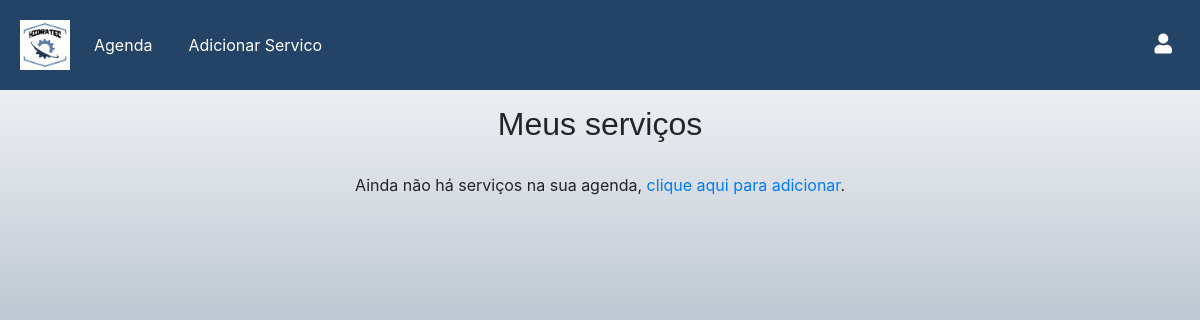
Before: / with the older database file.
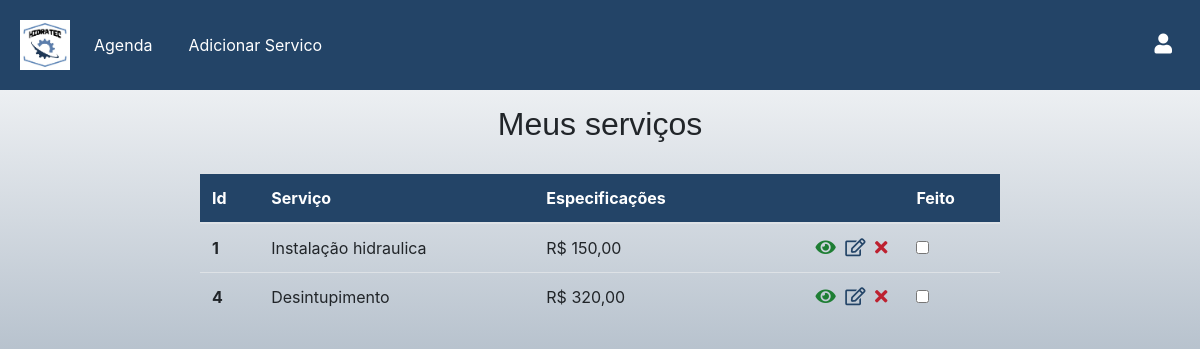
After: the same page with the newer database file.
### tables this page shows
CREATE TABLE `servico` (
  `id` int(11) NOT NULL,
  `name` varchar(255) DEFAULT NULL,
  `valor` varchar(20) DEFAULT NULL,
  `observations` text DEFAULT NULL
);

### config/url.php (called while the page is built)
<?php
  $BASE_URL = "http://" . $_SERVER['SERVER_NAME'] . dirname($_SERVER['REQUEST_URI'] . '?') . '/';

### config/process.php (called while the page is built, shortened)
<?php
  include_once("connection.php");
  include_once("url.php");
  $data = $_POST;
  if(!empty($data)) {
    if($data["type"] === "create") {
      $name = $data["name"];
      $valor = $data["valor"];
      $observations = $data["observations"];
      $query = "INSERT INTO servico (name, valor, observations) VALUES (:name, :valor, :observations)";
      $stmt = $conn->prepare($query);
      $stmt->bindParam(":name", $name);
      $stmt->bindParam(":valor", $valor);
      $stmt->bindParam(":observations", $observations);
      try {
        $stmt->execute();
        $_SESSION["msg"] = "Serviço foi criado com sucesso!";
      } catch(PDOException $e) {
        $error = $e->getMessage();
        echo "Erro: $error";
      }
    } else if($data["type"] === "edit") {
      $name = $data["name"];
      $valor = $data["valor"];
      $observations = $data["observations"];
      $id = $data["id"];
      $query = "UPDATE servico
                SET name = :name, valor = :valor, observations = :observations
                WHERE id = :id";
      $stmt = $conn->prepare($query);
      $stmt->bindParam(":name", $name);
      $stmt->bindParam(":valor", $valor);
      $stmt->bindParam(":observations", $observations);
      $stmt->bindParam(":id", $id);
      try {
        $stmt->execute();
        $_SESSION["msg"] = "Serviço atualizado com sucesso!";
      } catch(PDOException $e) {
        $error = $e->getMessage();
        echo "Erro: $error";
      }
    } else if($data["type"] === "delete") {
      $id = $data["id"];
      $query = "DELETE FROM servico WHERE id = :id";
      $stmt = $conn->prepare($query);
      $stmt->bindParam(":id", $id);
      try {
        $stmt->execute();
        $_SESSION["msg"] = "Serviço foi removido com sucesso!";
      } catch(PDOException $e) {
        $error = $e->getMessage();
        echo "Erro: $error";
      }
    }
    header("Location:" . $BASE_URL . "../index.php");
  } else {
    if(!empty($id)) {
      $query = "SELECT * FROM servico WHERE id = :id";
      $stmt = $conn->prepare($query);
      $stmt->bindParam(":id", $id);
      $stmt->execute();
      $servico = $stmt->fetch();
    } else {
      $query = "SELECT * FROM servico";
      $stmt = $conn->prepare($query);
      $stmt->execute();
      $servico = $stmt->fetchAll();
    }
  }

### index.php (the view, shortened to what this page needs)
<?php
  include_once("templates/header.php");
?>
  <div class="container">
    <h1 id="main-title">Meus serviços</h1>
    <?php if(count($servico) > 0): ?>
      <table class="table" id="servico-table">
        <thead>
          <tr>
            <th scope="col">Id</th>
            <th scope="col">Serviço</th>
            <th scope="col">Especificações</th>
            <th scope="col"></th>
            <th scope="col">Feito</th>
          </tr>
        </thead>
        <tbody>
          <?php foreach($servico as $serv): ?>
            <tr>
              <td scope="row" class="col-id"><?= $serv["id"] ?></td>
              <td scope="row"><?= $serv["name"] ?></td>
              <td scope="row"><?= $serv["valor"] ?></td>
              <td class="actions">
                <a href="<?= $BASE_URL ?>show.php?id=<?= $serv["id"] ?>"><i class="fas fa-eye check-icon"></i></a>
                <a href="<?= $BASE_URL ?>edit.php?id=<?= $serv["id"] ?>"><i class="far fa-edit edit-icon"></i></a>
                <form class="delete-form" action="<?= $BASE_URL ?>/config/process.php" method="POST">
                  <button type="submit" class="delete-btn"><i class="fas fa-times delete-icon"></i></button>
                </form>
              </td>
              <td>
                <input type="checkbox" class="mark-done">
              </td>
            </tr>
          <?php endforeach; ?>
        </tbody>
      </table>
    <?php else: ?>
      <p id="empty-list-text">Ainda não há serviços na sua agenda, <a href="<?= $BASE_URL ?>create.php">clique aqui para adicionar</a>.</p>
    <?php endif; ?>
  </div>
<?php
  include_once("templates/footer.php");
?>

### templates/header.php (shortened to what this page needs)
<?php
  include_once("config/url.php");
  include_once("config/process.php");
?>
<!DOCTYPE html>
<html lang="en">
<head>
  <link rel="stylesheet" href="https://cdnjs.cloudflare.com/ajax/libs/twitter-bootstrap/4.5.3/css/bootstrap.min.css" />
  <link rel="stylesheet" href="https://cdnjs.cloudflare.com/ajax/libs/font-awesome/5.15.1/css/all.min.css" />
  <link rel="stylesheet" href="<?= $BASE_URL ?>css/styles.css">
</head>
<body>
<header>
  <nav class="navbar navbar-expand-lg custom-navbar">
    <a class="navbar-brand" href="<?= $BASE_URL ?>index.php">
      <img src="<?= $BASE_URL ?>img/hidratec.jpg" alt="Agenda">
    </a>
    <div class="navbar-nav me-auto">
      <a class="nav-link active" id="home-link" href="<?= $BASE_URL ?>index.php">Agenda</a>
      <a class="nav-link active" href="<?= $BASE_URL ?>create.php">Adicionar Servico</a>
    </div>
    <div class="navbar-nav ml-auto">
      <a class="nav-link" href="<?= $BASE_URL ?>telalogin.html">
        <i class="fas fa-user"></i>
      </a>
    </div>
  </nav>
</header>

### templates/footer.php
</body>
</html>

### css/styles.css (style rules this page uses)
html, body { height: 100%; margin: 0; / }
body { background: linear-gradient(to bottom, #ffffff, #234467bd); }
.custom-navbar { background-color: #234467; padding: 15px 20px; }
.custom-navbar .navbar-brand { color: #234467; }
.navbar-nav .nav-link { margin-right: 20px; }
.navbar-nav .nav-link:last-child { margin-right: 0; }
.nav-link i { font-size: 20px; margin-left: 5px; }
.custom-navbar .nav-link { color: #ffffff; transition: background-color 0.3s, border-radius 0.3s; border-radius: 5px; }
.navbar-brand img { width: 50px; }
#main-title { text-align: center; margin: 15px 0 30px; font-family: 'Franklin Gothic Medium', 'Arial Narrow', Arial, sans-serif; font-size: 2rem; }
#servico-table { max-width: 800px; margin: 0 auto; }
#servico-table thead { color: #FFF; background-color: #234467; }
.col-id { font-weight: bold; }
.actions { text-align: right; width: 150px; }
.actions i { font-size: 18px; margin-right: 5px; }
.check-icon { color: #1E7E34; }
.edit-icon { color: #234467; }
.delete-form { display: inline-block; }
.delete-btn { background-color: transparent; border: none; padding: 0; }
.delete-icon { color: #BD2130; }
#empty-list-text { text-align: center; }

Changed rows visible on the page:
added servico: id "1", name "Instalação hidraulica", valor "R$ 150,00"
added servico: id "4", name "Desintupimento", valor "R$ 320,00"
Other visible differences:
text no longer shown: "Ainda não há serviços na sua agenda, clique aqui para adicionar ."
text now shown: "Id Serviço Especificações Feito"
